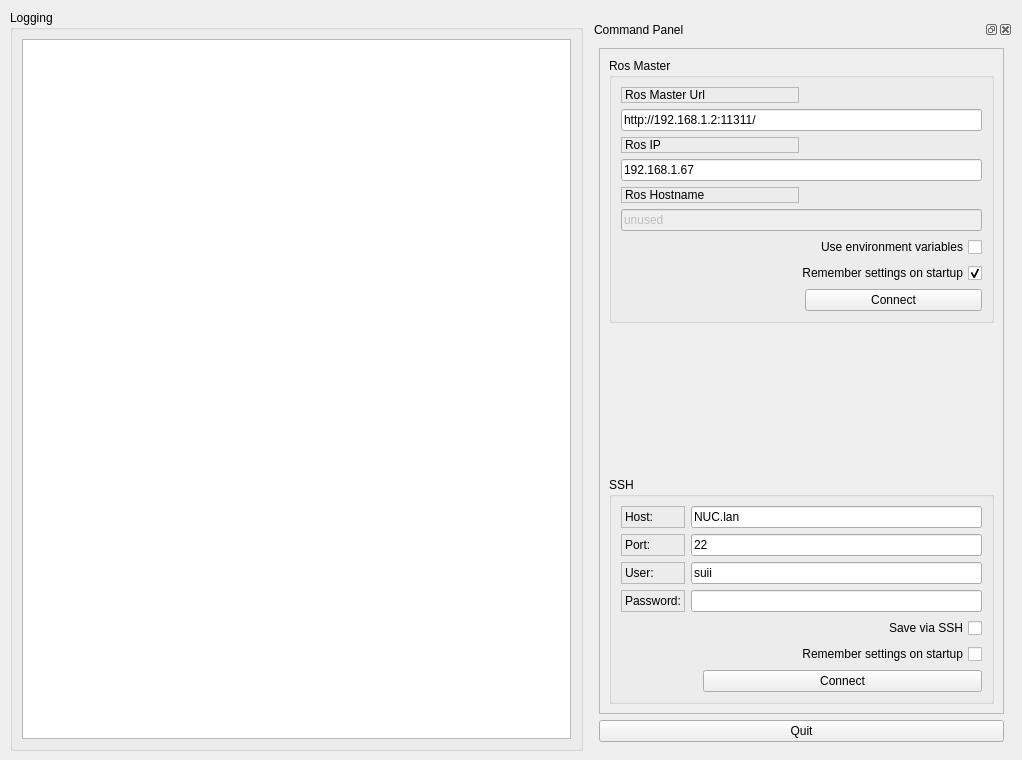
    <widget class="QWidget" name="tab_3">
     <attribute name="title">
      <string>ROS</string>
     </attribute>
     <widget class="QGroupBox" name="groupBox_13">
      <property name="geometry">
       <rect>
        <x>10</x>
        <y>10</y>
        <width>573</width>
        <height>741</height>
       </rect>
      </property>
      <property name="sizePolicy">
       <sizepolicy hsizetype="MinimumExpanding" vsizetype="Preferred">
        <horstretch>0</horstretch>
        <verstretch>0</verstretch>
       </sizepolicy>
      </property>
      <property name="title">
       <string>Logging</string>
      </property>
      <layout class="QGridLayout" name="gridLayout_4">
       <item row="0" column="0">
        <widget class="QListView" name="view_logging_2"/>
       </item>
      </layout>
     </widget>
     <widget class="QDockWidget" name="dock_status">
      <property name="geometry">
       <rect>
        <x>590</x>
        <y>20</y>
        <width>423</width>
        <height>731</height>
       </rect>
      </property>
      <property name="sizePolicy">
       <sizepolicy hsizetype="Minimum" vsizetype="Preferred">
        <horstretch>0</horstretch>
        <verstretch>0</verstretch>
       </sizepolicy>
      </property>
      <property name="minimumSize">
       <size>
        <width>423</width>
        <height>651</height>
       </size>
      </property>
      <property name="allowedAreas">
       <set>Qt::RightDockWidgetArea</set>
      </property>
      <property name="windowTitle">
       <string>Command Panel</string>
      </property>
      <widget class="QWidget" name="dockWidgetContents_2">
       <layout class="QVBoxLayout" name="verticalLayout">
        <item>
         <widget class="QFrame" name="frame">
          <property name="sizePolicy">
           <sizepolicy hsizetype="Minimum" vsizetype="Preferred">
            <horstretch>0</horstretch>
            <verstretch>0</verstretch>
           </sizepolicy>
          </property>
          <property name="frameShape">
           <enum>QFrame::StyledPanel</enum>
          </property>
          <property name="frameShadow">
           <enum>QFrame::Raised</enum>
          </property>
          <layout class="QVBoxLayout" name="verticalLayout_3">
           <item>
            <widget class="QGroupBox" name="groupBox">
             <property name="title">
              <string>Ros Master</string>
             </property>
             <layout class="QGridLayout" name="gridLayout">
              <item row="6" column="0" colspan="2">
               <widget class="QCheckBox" name="checkbox_use_environment">
                <property name="layoutDirection">
                 <enum>Qt::RightToLeft</enum>
                </property>
                <property name="text">
                 <string>Use environment variables</string>
                </property>
               </widget>
              </item>
              <item row="8" column="0">
               <spacer name="horizontalSpacer">
                <property name="orientation">
                 <enum>Qt::Horizontal</enum>
                </property>
                <property name="sizeHint" stdset="0">
                 <size>
                  <width>170</width>
                  <height>21</height>
                 </size>
                </property>
               </spacer>
              </item>
              <item row="5" column="0" colspan="2">
               <widget class="QLineEdit" name="line_edit_topic">
                <property name="enabled">
                 <bool>false</bool>
                </property>
                <property name="text">
                 <string>unused</string>
                </property>
               </widget>
              </item>
              <item row="8" column="1">
               <widget class="QPushButton" name="button_connect">
                <property name="enabled">
                 <bool>true</bool>
                </property>
                <property name="sizePolicy">
                 <sizepolicy hsizetype="MinimumExpanding" vsizetype="Fixed">
                  <horstretch>0</horstretch>
                  <verstretch>0</verstretch>
                 </sizepolicy>
                </property>
                <property name="toolTip">
                 <string>Set the target to the current joint trajectory state.</string>
                </property>
                <property name="statusTip">
                 <string>Clear all waypoints and set the target to the current joint trajectory state.</string>
                </property>
                <property name="text">
                 <string>Connect</string>
                </property>
               </widget>
              </item>
              <item row="1" column="0" colspan="2">
               <widget class="QLineEdit" name="line_edit_master">
                <property name="text">
                 <string>http://192.168.1.2:11311/</string>
                </property>
               </widget>
              </item>
              <item row="2" column="0">
               <widget class="QLabel" name="label_12">
                <property name="frameShape">
                 <enum>QFrame::StyledPanel</enum>
                </property>
                <property name="frameShadow">
                 <enum>QFrame::Raised</enum>
                </property>
                <property name="text">
                 <string>Ros IP</string>
                </property>
               </widget>
              </item>
              <item row="7" column="0" colspan="2">
               <widget class="QCheckBox" name="checkbox_remember_settings">
                <property name="layoutDirection">
                 <enum>Qt::RightToLeft</enum>
                </property>
                <property name="text">
                 <string>Remember settings on startup</string>
                </property>
                <property name="checked">
                 <bool>true</bool>
                </property>
               </widget>
              </item>
              <item row="3" column="0" colspan="2">
               <widget class="QLineEdit" name="line_edit_host">
                <property name="text">
                 <string>192.168.1.67</string>
                </property>
               </widget>
              </item>
              <item row="0" column="0">
               <widget class="QLabel" name="label">
                <property name="frameShape">
                 <enum>QFrame::StyledPanel</enum>
                </property>
                <property name="frameShadow">
                 <enum>QFrame::Raised</enum>
                </property>
                <property name="text">
                 <string>Ros Master Url</string>
                </property>
               </widget>
              </item>
              <item row="4" column="0">
               <widget class="QLabel" name="label_13">
                <property name="frameShape">
                 <enum>QFrame::StyledPanel</enum>
                </property>
                <property name="frameShadow">
                 <enum>QFrame::Raised</enum>
                </property>
                <property name="text">
                 <string>Ros Hostname</string>
                </property>
               </widget>
              </item>
             </layout>
            </widget>
           </item>
           <item>
            <spacer name="verticalSpacer_3">
             <property name="orientation">
              <enum>Qt::Vertical</enum>
             </property>
             <property name="sizeHint" stdset="0">
              <size>
               <width>20</width>
               <height>233</height>
              </size>
             </property>
            </spacer>
           </item>
           <item>
            <widget class="QGroupBox" name="groupBox_2">
             <property name="title">
              <string>SSH</string>
             </property>
             <layout class="QGridLayout" name="gridLayout_2">
              <item row="6" column="0" colspan="4">
               <widget class="QCheckBox" name="checkboxSaveSsh">
                <property name="layoutDirection">
                 <enum>Qt::RightToLeft</enum>
                </property>
                <property name="text">
                 <string>Save via SSH</string>
                </property>
               </widget>
              </item>
              <item row="2" column="0">
               <widget class="QLabel" name="label_38">
                <property name="frameShape">
                 <enum>QFrame::StyledPanel</enum>
                </property>
                <property name="frameShadow">
                 <enum>QFrame::Raised</enum>
                </property>
                <property name="text">
                 <string>Port:</string>
                </property>
               </widget>
              </item>
              <item row="4" column="0">
               <widget class="QLabel" name="label_55">
                <property name="frameShape">
                 <enum>QFrame::StyledPanel</enum>
                </property>
                <property name="frameShadow">
                 <enum>QFrame::Raised</enum>
                </property>
                <property name="text">
                 <string>User:</string>
                </property>
               </widget>
              </item>
              <item row="8" column="3">
               <widget class="QPushButton" name="pBtnConnectSsh">
                <property name="enabled">
                 <bool>true</bool>
                </property>
                <property name="sizePolicy">
                 <sizepolicy hsizetype="MinimumExpanding" vsizetype="Fixed">
                  <horstretch>0</horstretch>
                  <verstretch>0</verstretch>
                 </sizepolicy>
                </property>
                <property name="toolTip">
                 <string>Set the target to the current joint trajectory state.</string>
                </property>
                <property name="statusTip">
                 <string>Clear all waypoints and set the target to the current joint trajectory state.</string>
                </property>
                <property name="text">
                 <string>Connect</string>
                </property>
               </widget>
              </item>
              <item row="7" column="0" colspan="4">
               <widget class="QCheckBox" name="checkbox_remember_settings_2">
                <property name="layoutDirection">
                 <enum>Qt::RightToLeft</enum>
                </property>
                <property name="text">
                 <string>Remember settings on startup</string>
                </property>
               </widget>
              </item>
              <item row="0" column="0">
               <widget class="QLabel" name="label_53">
                <property name="frameShape">
                 <enum>QFrame::StyledPanel</enum>
                </property>
                <property name="frameShadow">
                 <enum>QFrame::Raised</enum>
                </property>
                <property name="text">
                 <string>Host:</string>
                </property>
               </widget>
              </item>
              <item row="5" column="0">
               <widget class="QLabel" name="label_56">
                <property name="frameShape">
                 <enum>QFrame::StyledPanel</enum>
                </property>
                <property name="frameShadow">
                 <enum>QFrame::Raised</enum>
                </property>
                <property name="text">
                 <string>Password:</string>
                </property>
               </widget>
              </item>
              <item row="0" column="1" colspan="3">
               <widget class="QLineEdit" name="lineEditHost">
                <property name="text">
                 <string>NUC.lan</string>
                </property>
               </widget>
              </item>
              <item row="2" column="1" colspan="3">
               <widget class="QLineEdit" name="lineEditPort">
                <property name="text">
                 <string>22</string>
                </property>
               </widget>
              </item>
              <item row="4" column="1" colspan="3">
               <widget class="QLineEdit" name="lineEditUser">
                <property name="text">
                 <string>suii</string>
                </property>
               </widget>
              </item>
              <item row="5" column="1" colspan="3">
               <widget class="QLineEdit" name="lineEditPassword">
                <property name="text">
                 <string/>
                </property>
               </widget>
              </item>
             </layout>
            </widget>
           </item>
          </layout>
         </widget>
        </item>
        <item>
         <widget class="QPushButton" name="quit_button">
          <property name="sizePolicy">
           <sizepolicy hsizetype="MinimumExpanding" vsizetype="Fixed">
            <horstretch>0</horstretch>
            <verstretch>0</verstretch>
           </sizepolicy>
          </property>
          <property name="text">
           <string>Quit</string>
          </property>
         </widget>
        </item>
       </layout>
      </widget>
     </widget>
    </widget>
